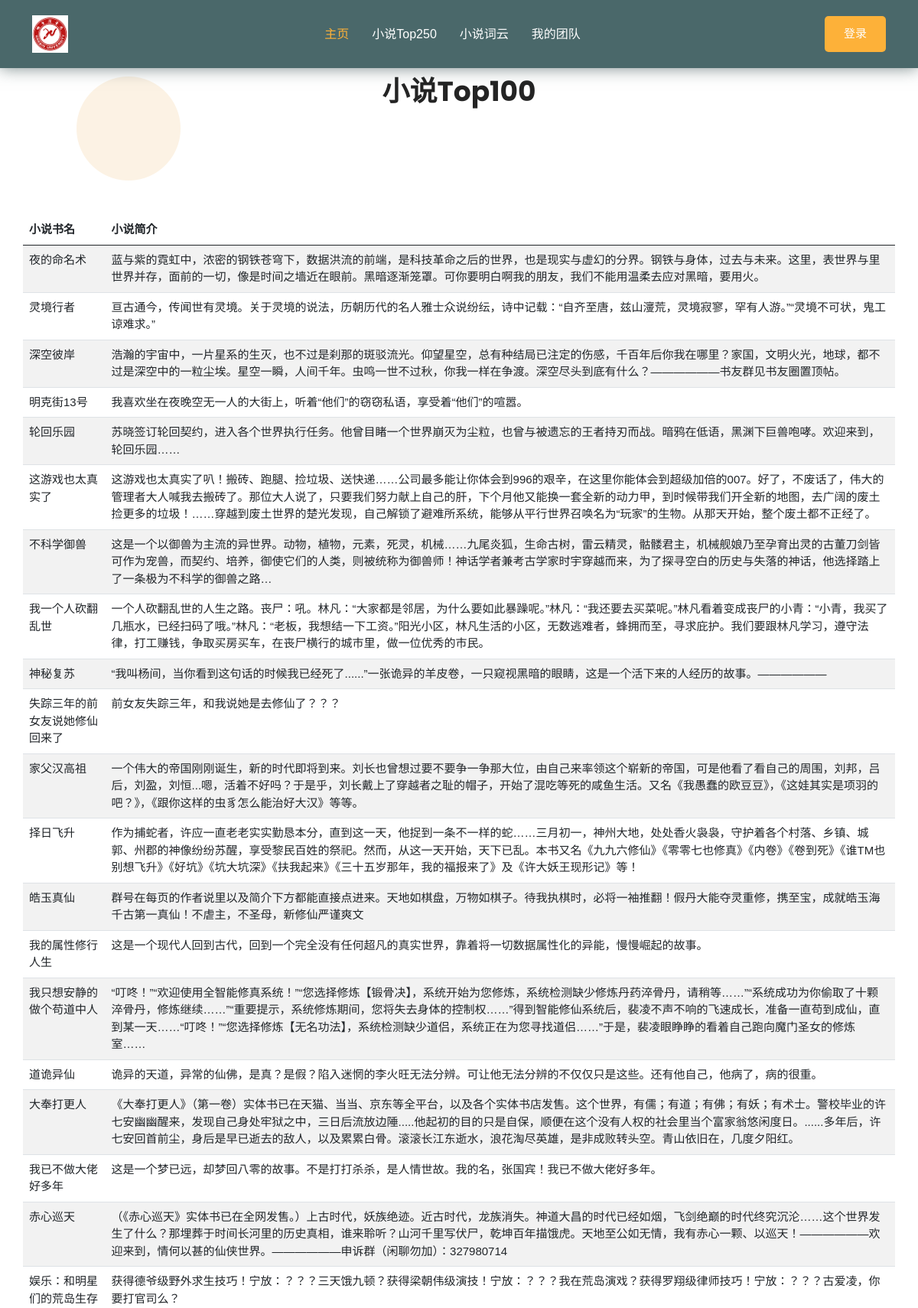
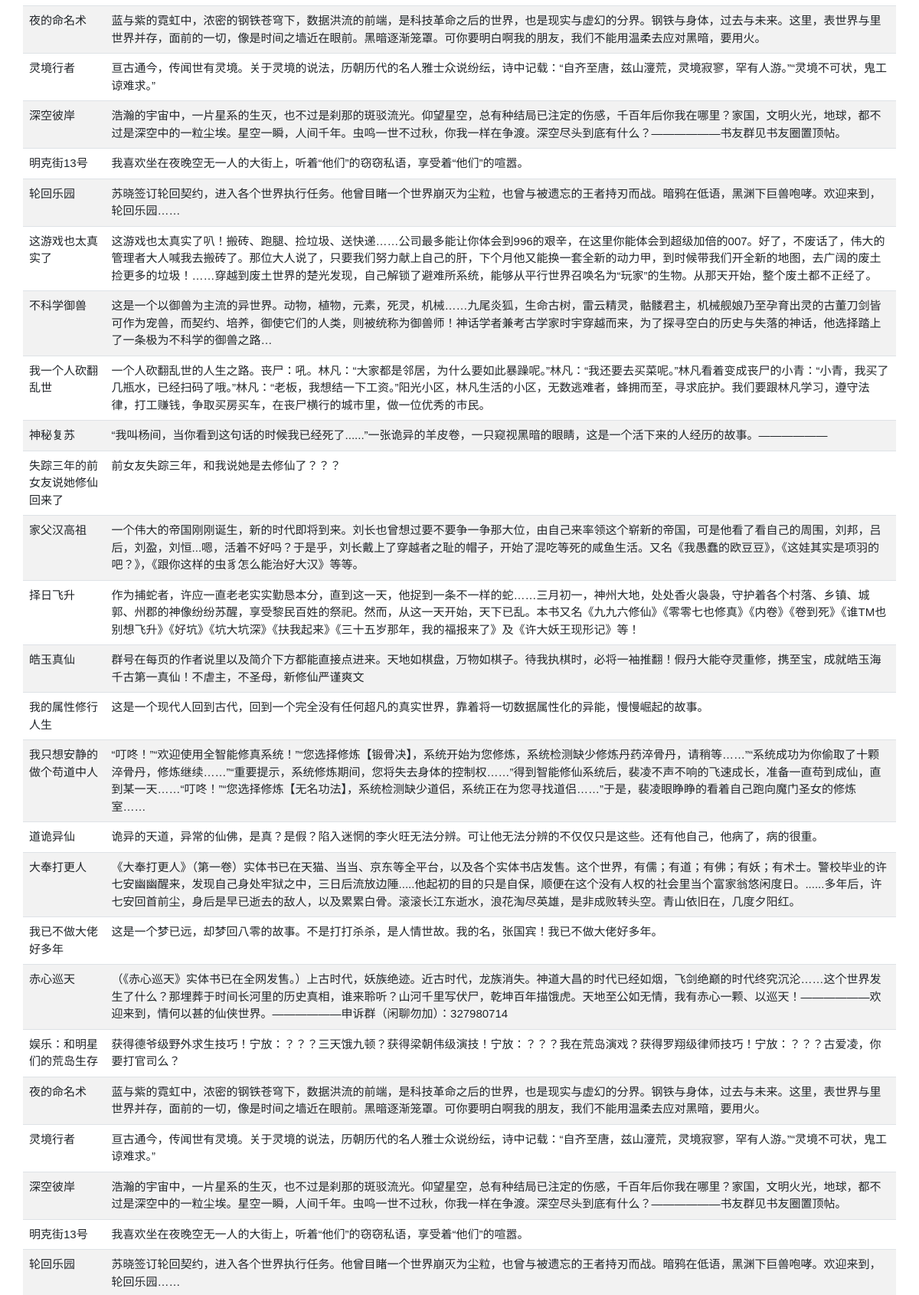
Page /novel (upper part) on the committed database (2 pictures, top to bottom).
### tables this page shows
CREATE TABLE noveltop100 (id integer primary key autoincrement,title text,writer text);

### web/app.py (the view)
@app.route('/novel')
def novel():  # 读取数据库中的数据，把数据展示到网页中。
    novels = []
    conn = sqlite3.connect('novel.db')
    cur = conn.cursor()
    sql = 'select title,writer from noveltop100;'
    datas = cur.execute(sql)
    for item in datas:
        novels.append(item)
    cur.close()
    conn.close()
    return render_template('novel.html', novels=novels)

### web/templates/novel.html (shortened to what this page needs)
<!DOCTYPE html>
<html lang="zxx">
<head>
    <link rel="stylesheet" href="../static/css/bootstrap.min.css">
    <link rel="stylesheet" href="../static/css/meanmenu.css">
    <link rel="stylesheet" href="../static/css/boxicons.min.css">
    <link rel="stylesheet" href="../static/css/odometer.min.css">
    <link rel="stylesheet" href="../static/css/magnific-popup.min.css">
    <link rel="stylesheet" href="../static/css/owl.carousel.min.css">
    <link rel="stylesheet" href="../static/css/owl.theme.default.min.css">
    <link rel="stylesheet" href="../static/css/nice-select.min.css">
    <link rel="stylesheet" href="../static/css/style.css">
    <link rel="stylesheet" href="../static/css/responsive.css">
</head>
<body>
<div class="navbar-area two fixed-top">
    <div class="main-nav">
        <div class="container">
            <nav class="navbar navbar-expand-md navbar-light">
                <a class="navbar-brand" href="/">
                    <img src="../static/picture/logo.png" alt="Logo">
                </a>
                <div class="collapse navbar-collapse mean-menu" id="navbarSupportedContent">
                    <ul class="navbar-nav">
                        <li class="nav-item">
                            <a href="/index" class="nav-link dropdown-toggle active">主页</a>
                        </li>
                        <li class="nav-item">
                            <a href="/" class="nav-link dropdown-toggle">小说Top250</a>
                        <li class="nav-item">
                            <a href="/wordcloud" class="nav-link dropdown-toggle">小说词云</a>
                        </li>
                        <li class="nav-item">
                            <a href="/team" class="nav-link dropdown-toggle">我的团队</a>
                        </li>
                    </ul>
                    <div class="side-nav">
                        <a href="#">登录</a>
                    </div>
                </div>
            </nav>
        </div>
    </div>
</div>
<section class="review-area two ptb-100">
    <div class="review-shape">
        <img src="static/picture/banner-shape6.png" alt="Shape">
    </div>
    <div class="section-title">
        <h2>小说Top100</h2>
    </div>
    <div class="container">
        <div class="row">
            <table class="table table-striped table-hover">
                <thead>
                    <tr style="height:150px">
                        <th>小说书名</th>
                        <th>小说简介</th>
                    </tr>
                </thead>
                <tbody>
                    {% for novel in novels %}
                        <tr>
                            <td>{{ novel[0] }}</td>
                            <td>{{ novel[1] }}</td>
                        </tr>
                    {% endfor %}
                </tbody>
            </table>
        </div>
    </div>
</section>
</body>
</html>

### web/static/css/meanmenu.css (style rules this page uses)
body { font-family:oswald,sans-serif;padding:0;margin:0;font-size:15px;background-color:#f1f1f1 }
.main-nav { background:#000;position:absolute;top:0;left:0;padding-top:15px;padding-bottom:15px;width:100%;z-index:999;height:auto }
.navbar-light .navbar-brand,.navbar-light .navbar-brand:hover { color:#fff;font-weight:700;text-transform:uppercase }
.main-nav nav ul { padding:0;margin:0;list-style-type:none }
.main-nav nav .navbar-nav .nav-item { position:relative;padding:15px 0 }
.main-nav nav .navbar-nav .nav-item a { font-weight:500;font-size:16px;text-transform:uppercase;color:#fff;padding-left:0;padding-right:0;padding-top:0;padding-bottom:0;margin-left:15px;margin-right:15px }
.main-nav nav .navbar-nav .nav-item a:hover,.main-nav nav .navbar-nav .nav-item a:focus,.main-nav nav .navbar-nav .nav-item a.active { color:#ff2d55 }

### web/static/css/style.css (style rules this page uses)
body { font-family:roboto,sans-serif;color:#5d5d5d;background-color:#fff;font-size:15px }
h1,h2,h3,h4,h5,h6 { font-family:poppins,sans-serif;color:#242424;line-height:1.4;font-weight:700 }
a { -webkit-transition:.5s all ease;transition:.5s all ease;text-decoration:none }
img { max-width:100% }
.ptb-100 { padding-top:100px;padding-bottom:100px }
.main-nav { background-color:#172f47;-webkit-transition:.5s all ease;transition:.5s all ease }
.main-nav nav { padding-top:0;padding-bottom:0;padding-left:0;padding-right:0 }
.main-nav nav .navbar-nav { margin-left:auto;margin-right:auto }
.main-nav nav .navbar-nav .nav-item a { text-transform:capitalize;-webkit-transition:.5s all ease;transition:.5s all ease }
.main-nav nav .navbar-nav .nav-item a:hover,.main-nav nav .navbar-nav .nav-item a:focus,.main-nav nav .navbar-nav .nav-item a.active { color:#fdb139 }
.dropdown-toggle::after { display:none }
.side-nav a { display:inline-block;font-weight:500;color:#fff;background-color:#fdb139;border-radius:5px;padding:12px 25px }
.section-title { text-align:center;margin-bottom:40px;max-width:500px;margin-left:auto;margin-right:auto;margin-top:-5px;position:relative;z-index:1 }
.section-title h2 { font-size:36px;margin-bottom:0 }
.review-area { position:relative }
.review-area .section-title { margin-bottom:25px }
.review-area .review-shape img { position:absolute;top:100px;left:100px;-webkit-animation:banner-ani-six 10s linear infinite;animation:banner-ani-six 10s linear infinite }
.navbar-area.two .main-nav { background-color:#4a686a;-webkit-box-shadow:0 0 20px 0 #3b5253ad;box-shadow:0 0 20px 0 #3b5253ad }

### rows in the picture
noveltop100: title "夜的命名术", writer "蓝与紫的霓虹中，浓密的钢铁苍穹下，数据洪流的前端，是科技革命之后的世界，也是现实与虚幻的分界。钢铁与身体，过去与未来。这里，表世界与里世界并存，面前的一切，像是时间之墙近在眼前。黑暗逐渐笼罩。可你要明白啊我的朋友，我们不能用温柔去应对黑暗，要用火。"
noveltop100: title "灵境行者", writer "亘古通今，传闻世有灵境。关于灵境的说法，历朝历代的名人雅士众说纷纭，诗中记载：“自齐至唐，兹山濅荒，灵境寂寥，罕有人游。”“灵境不可状，鬼工谅难求。”"
noveltop100: title "深空彼岸", writer "浩瀚的宇宙中，一片星系的生灭，也不过是刹那的斑驳流光。仰望星空，总有种结局已注定的伤感，千百年后你我在哪里？家国，文明火光，地球，都不过是深空中的一粒尘埃。星空一瞬，人间千年。虫鸣一世不过秋，你我一样在争渡。深空尽头到底有什么？——————书友群见书友圈置顶帖。"
noveltop100: title "明克街13号", writer "我喜欢坐在夜晚空无一人的大街上，听着“他们”的窃窃私语，享受着“他们”的喧嚣。"
noveltop100: title "轮回乐园", writer "苏晓签订轮回契约，进入各个世界执行任务。他曾目睹一个世界崩灭为尘粒，也曾与被遗忘的王者持刃而战。暗鸦在低语，黑渊下巨兽咆哮。欢迎来到，轮回乐园……"
noveltop100: title "这游戏也太真实了", writer "这游戏也太真实了叭！搬砖、跑腿、捡垃圾、送快递……公司最多能让你体会到996的艰辛，在这里你能体会到超级加倍的007。好了，不废话了，伟大的管理者大人喊我去搬砖了。那位大人说了，只要我们努力献上自己的肝，下个月他又能换一套全新的动力甲，到时候带我们开全新的地图，去广阔的废土捡更多的垃圾！……穿越到废土世界的楚光发现，自己解锁了避难所系统，能够从平行世界召唤名为“玩家”的生物。从那天开始，整个废土都不正经了。"
noveltop100: title "不科学御兽", writer "这是一个以御兽为主流的异世界。动物，植物，元素，死灵，机械……九尾炎狐，生命古树，雷云精灵，骷髅君主，机械舰娘乃至孕育出灵的古董刀剑皆可作为宠兽，而契约、培养，御使它们的人类，则被统称为御兽师！神话学者兼考古学家时宇穿越而来，为了探寻空白的历史与失落的神话，他选择踏上了一条极为不科学的御兽之路…"
noveltop100: title "我一个人砍翻乱世", writer "一个人砍翻乱世的人生之路。丧尸：吼。林凡：“大家都是邻居，为什么要如此暴躁呢。”林凡：“我还要去买菜呢。”林凡看着变成丧尸的小青：“小青，我买了几瓶水，已经扫码了哦。”林凡：“老板，我想结一下工资。”阳光小区，林凡生活的小区，无数逃难者，蜂拥而至，寻求庇护。我们要跟林凡学习，遵守法律，打工赚钱，争取买房买车，在丧尸横行的城市里，做一位优秀的市民。"
noveltop100: title "神秘复苏", writer "“我叫杨间，当你看到这句话的时候我已经死了......”一张诡异的羊皮卷，一只窥视黑暗的眼睛，这是一个活下来的人经历的故事。——————"
noveltop100: title "失踪三年的前女友说她修仙回来了", writer "前女友失踪三年，和我说她是去修仙了？？？"
noveltop100: title "家父汉高祖", writer "一个伟大的帝国刚刚诞生，新的时代即将到来。刘长也曾想过要不要争一争那大位，由自己来率领这个崭新的帝国，可是他看了看自己的周围，刘邦，吕后，刘盈，刘恒...嗯，活着不好吗？于是乎，刘长戴上了穿越者之耻的帽子，开始了混吃等死的咸鱼生活。又名《我愚蠢的欧豆豆》，《这娃其实是项羽的吧？》，《跟你这样的虫豸怎么能治好大汉》等等。"
noveltop100: title "择日飞升", writer "作为捕蛇者，许应一直老老实实勤恳本分，直到这一天，他捉到一条不一样的蛇……三月初一，神州大地，处处香火袅袅，守护着各个村落、乡镇、城郭、州郡的神像纷纷苏醒，享受黎民百姓的祭祀。然而，从这一天开始，天下已乱。本书又名《九九六修仙》《零零七也修真》《内卷》《卷到死》《谁TM也别想飞升》《好坑》《坑大坑深》《扶我起来》《三十五岁那年，我的福报来了》及《许大妖王现形记》等！"
noveltop100: title "皓玉真仙", writer "群号在每页的作者说里以及简介下方都能直接点进来。天地如棋盘，万物如棋子。待我执棋时，必将一袖推翻！假丹大能夺灵重修，携至宝，成就皓玉海千古第一真仙！不虐主，不圣母，新修仙严谨爽文"
noveltop100: title "我的属性修行人生", writer "这是一个现代人回到古代，回到一个完全没有任何超凡的真实世界，靠着将一切数据属性化的异能，慢慢崛起的故事。"
noveltop100: title "我只想安静的做个苟道中人", writer "“叮咚！”“欢迎使用全智能修真系统！”“您选择修炼【锻骨决】，系统开始为您修炼，系统检测缺少修炼丹药淬骨丹，请稍等……”“系统成功为你偷取了十颗淬骨丹，修炼继续……”“重要提示，系统修炼期间，您将失去身体的控制权……”得到智能修仙系统后，裴凌不声不响的飞速成长，准备一直苟到成仙，直到某一天……“叮咚！”“您选择修炼【无名功法】，系统检测缺少道侣，系统正在为您寻找道侣……”于是，裴凌眼睁睁的看着自己跑向魔门圣女的修炼室……"
noveltop100: title "道诡异仙", writer "诡异的天道，异常的仙佛，是真？是假？陷入迷惘的李火旺无法分辨。可让他无法分辨的不仅仅只是这些。还有他自己，他病了，病的很重。"
noveltop100: title "大奉打更人", writer "《大奉打更人》（第一卷）实体书已在天猫、当当、京东等全平台，以及各个实体书店发售。这个世界，有儒；有道；有佛；有妖；有术士。警校毕业的许七安幽幽醒来，发现自己身处牢狱之中，三日后流放边陲.....他起初的目的只是自保，顺便在这个没有人权的社会里当个富家翁悠闲度日。......多年后，许七安回首前尘，身后是早已逝去的敌人，以及累累白骨。滚滚长江东逝水，浪花淘尽英雄，是非成败转头空。青山依旧在，几度夕阳红。"
noveltop100: title "我已不做大佬好多年", writer "这是一个梦已远，却梦回八零的故事。不是打打杀杀，是人情世故。我的名，张国宾！我已不做大佬好多年。"
noveltop100: title "赤心巡天", writer "（《赤心巡天》实体书已在全网发售。）上古时代，妖族绝迹。近古时代，龙族消失。神道大昌的时代已经如烟，飞剑绝巅的时代终究沉沦……这个世界发生了什么？那埋葬于时间长河里的历史真相，谁来聆听？山河千里写伏尸，乾坤百年描饿虎。天地至公如无情，我有赤心一颗、以巡天！——————欢迎来到，情何以甚的仙侠世界。——————申诉群（闲聊勿加）：327980714"
noveltop100: title "娱乐：和明星们的荒岛生存", writer "获得德爷级野外求生技巧！宁放：？？？三天饿九顿？获得梁朝伟级演技！宁放：？？？我在荒岛演戏？获得罗翔级律师技巧！宁放：？？？古爱凌，你要打官司么？"
noveltop100: title "夜的命名术", writer "蓝与紫的霓虹中，浓密的钢铁苍穹下，数据洪流的前端，是科技革命之后的世界，也是现实与虚幻的分界。钢铁与身体，过去与未来。这里，表世界与里世界并存，面前的一切，像是时间之墙近在眼前。黑暗逐渐笼罩。可你要明白啊我的朋友，我们不能用温柔去应对黑暗，要用火。"
noveltop100: title "灵境行者", writer "亘古通今，传闻世有灵境。关于灵境的说法，历朝历代的名人雅士众说纷纭，诗中记载：“自齐至唐，兹山濅荒，灵境寂寥，罕有人游。”“灵境不可状，鬼工谅难求。”"
noveltop100: title "深空彼岸", writer "浩瀚的宇宙中，一片星系的生灭，也不过是刹那的斑驳流光。仰望星空，总有种结局已注定的伤感，千百年后你我在哪里？家国，文明火光，地球，都不过是深空中的一粒尘埃。星空一瞬，人间千年。虫鸣一世不过秋，你我一样在争渡。深空尽头到底有什么？——————书友群见书友圈置顶帖。"
noveltop100: title "明克街13号", writer "我喜欢坐在夜晚空无一人的大街上，听着“他们”的窃窃私语，享受着“他们”的喧嚣。"
noveltop100: title "轮回乐园", writer "苏晓签订轮回契约，进入各个世界执行任务。他曾目睹一个世界崩灭为尘粒，也曾与被遗忘的王者持刃而战。暗鸦在低语，黑渊下巨兽咆哮。欢迎来到，轮回乐园……"
noveltop100: title "这游戏也太真实了", writer "这游戏也太真实了叭！搬砖、跑腿、捡垃圾、送快递……公司最多能让你体会到996的艰辛，在这里你能体会到超级加倍的007。好了，不废话了，伟大的管理者大人喊我去搬砖了。那位大人说了，只要我们努力献上自己的肝，下个月他又能换一套全新的动力甲，到时候带我们开全新的地图，去广阔的废土捡更多的垃圾！……穿越到废土世界的楚光发现，自己解锁了避难所系统，能够从平行世界召唤名为“玩家”的生物。从那天开始，整个废土都不正经了。"
noveltop100: title "不科学御兽", writer "这是一个以御兽为主流的异世界。动物，植物，元素，死灵，机械……九尾炎狐，生命古树，雷云精灵，骷髅君主，机械舰娘乃至孕育出灵的古董刀剑皆可作为宠兽，而契约、培养，御使它们的人类，则被统称为御兽师！神话学者兼考古学家时宇穿越而来，为了探寻空白的历史与失落的神话，他选择踏上了一条极为不科学的御兽之路…"
noveltop100: title "我一个人砍翻乱世", writer "一个人砍翻乱世的人生之路。丧尸：吼。林凡：“大家都是邻居，为什么要如此暴躁呢。”林凡：“我还要去买菜呢。”林凡看着变成丧尸的小青：“小青，我买了几瓶水，已经扫码了哦。”林凡：“老板，我想结一下工资。”阳光小区，林凡生活的小区，无数逃难者，蜂拥而至，寻求庇护。我们要跟林凡学习，遵守法律，打工赚钱，争取买房买车，在丧尸横行的城市里，做一位优秀的市民。"
noveltop100: title "神秘复苏", writer "“我叫杨间，当你看到这句话的时候我已经死了......”一张诡异的羊皮卷，一只窥视黑暗的眼睛，这是一个活下来的人经历的故事。——————"
noveltop100: title "失踪三年的前女友说她修仙回来了", writer "前女友失踪三年，和我说她是去修仙了？？？"
noveltop100: title "家父汉高祖", writer "一个伟大的帝国刚刚诞生，新的时代即将到来。刘长也曾想过要不要争一争那大位，由自己来率领这个崭新的帝国，可是他看了看自己的周围，刘邦，吕后，刘盈，刘恒...嗯，活着不好吗？于是乎，刘长戴上了穿越者之耻的帽子，开始了混吃等死的咸鱼生活。又名《我愚蠢的欧豆豆》，《这娃其实是项羽的吧？》，《跟你这样的虫豸怎么能治好大汉》等等。"
noveltop100: title "择日飞升", writer "作为捕蛇者，许应一直老老实实勤恳本分，直到这一天，他捉到一条不一样的蛇……三月初一，神州大地，处处香火袅袅，守护着各个村落、乡镇、城郭、州郡的神像纷纷苏醒，享受黎民百姓的祭祀。然而，从这一天开始，天下已乱。本书又名《九九六修仙》《零零七也修真》《内卷》《卷到死》《谁TM也别想飞升》《好坑》《坑大坑深》《扶我起来》《三十五岁那年，我的福报来了》及《许大妖王现形记》等！"
noveltop100: title "皓玉真仙", writer "群号在每页的作者说里以及简介下方都能直接点进来。天地如棋盘，万物如棋子。待我执棋时，必将一袖推翻！假丹大能夺灵重修，携至宝，成就皓玉海千古第一真仙！不虐主，不圣母，新修仙严谨爽文"
noveltop100: title "我的属性修行人生", writer "这是一个现代人回到古代，回到一个完全没有任何超凡的真实世界，靠着将一切数据属性化的异能，慢慢崛起的故事。"
noveltop100: title "我只想安静的做个苟道中人", writer "“叮咚！”“欢迎使用全智能修真系统！”“您选择修炼【锻骨决】，系统开始为您修炼，系统检测缺少修炼丹药淬骨丹，请稍等……”“系统成功为你偷取了十颗淬骨丹，修炼继续……”“重要提示，系统修炼期间，您将失去身体的控制权……”得到智能修仙系统后，裴凌不声不响的飞速成长，准备一直苟到成仙，直到某一天……“叮咚！”“您选择修炼【无名功法】，系统检测缺少道侣，系统正在为您寻找道侣……”于是，裴凌眼睁睁的看着自己跑向魔门圣女的修炼室……"
noveltop100: title "道诡异仙", writer "诡异的天道，异常的仙佛，是真？是假？陷入迷惘的李火旺无法分辨。可让他无法分辨的不仅仅只是这些。还有他自己，他病了，病的很重。"
noveltop100: title "大奉打更人", writer "《大奉打更人》（第一卷）实体书已在天猫、当当、京东等全平台，以及各个实体书店发售。这个世界，有儒；有道；有佛；有妖；有术士。警校毕业的许七安幽幽醒来，发现自己身处牢狱之中，三日后流放边陲.....他起初的目的只是自保，顺便在这个没有人权的社会里当个富家翁悠闲度日。......多年后，许七安回首前尘，身后是早已逝去的敌人，以及累累白骨。滚滚长江东逝水，浪花淘尽英雄，是非成败转头空。青山依旧在，几度夕阳红。"
noveltop100: title "我已不做大佬好多年", writer "这是一个梦已远，却梦回八零的故事。不是打打杀杀，是人情世故。我的名，张国宾！我已不做大佬好多年。"
noveltop100: title "赤心巡天", writer "（《赤心巡天》实体书已在全网发售。）上古时代，妖族绝迹。近古时代，龙族消失。神道大昌的时代已经如烟，飞剑绝巅的时代终究沉沦……这个世界发生了什么？那埋葬于时间长河里的历史真相，谁来聆听？山河千里写伏尸，乾坤百年描饿虎。天地至公如无情，我有赤心一颗、以巡天！——————欢迎来到，情何以甚的仙侠世界。——————申诉群（闲聊勿加）：327980714"
noveltop100: title "娱乐：和明星们的荒岛生存", writer "获得德爷级野外求生技巧！宁放：？？？三天饿九顿？获得梁朝伟级演技！宁放：？？？我在荒岛演戏？获得罗翔级律师技巧！宁放：？？？古爱凌，你要打官司么？"
noveltop100: title "夜的命名术", writer "蓝与紫的霓虹中，浓密的钢铁苍穹下，数据洪流的前端，是科技革命之后的世界，也是现实与虚幻的分界。钢铁与身体，过去与未来。这里，表世界与里世界并存，面前的一切，像是时间之墙近在眼前。黑暗逐渐笼罩。可你要明白啊我的朋友，我们不能用温柔去应对黑暗，要用火。"
noveltop100: title "灵境行者", writer "亘古通今，传闻世有灵境。关于灵境的说法，历朝历代的名人雅士众说纷纭，诗中记载：“自齐至唐，兹山濅荒，灵境寂寥，罕有人游。”“灵境不可状，鬼工谅难求。”"
noveltop100: title "深空彼岸", writer "浩瀚的宇宙中，一片星系的生灭，也不过是刹那的斑驳流光。仰望星空，总有种结局已注定的伤感，千百年后你我在哪里？家国，文明火光，地球，都不过是深空中的一粒尘埃。星空一瞬，人间千年。虫鸣一世不过秋，你我一样在争渡。深空尽头到底有什么？——————书友群见书友圈置顶帖。"
noveltop100: title "明克街13号", writer "我喜欢坐在夜晚空无一人的大街上，听着“他们”的窃窃私语，享受着“他们”的喧嚣。"
noveltop100: title "轮回乐园", writer "苏晓签订轮回契约，进入各个世界执行任务。他曾目睹一个世界崩灭为尘粒，也曾与被遗忘的王者持刃而战。暗鸦在低语，黑渊下巨兽咆哮。欢迎来到，轮回乐园……"
